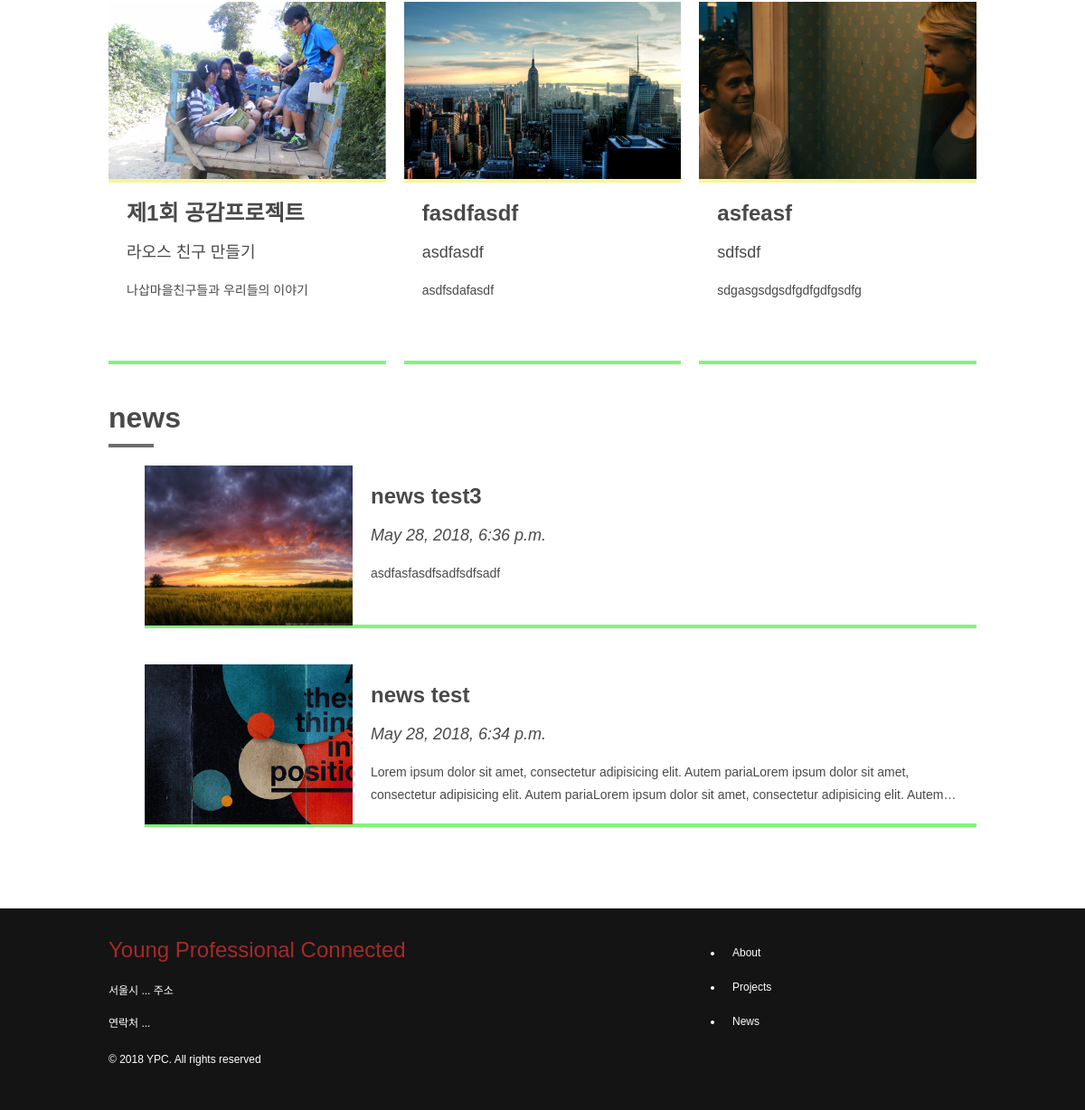
Before: / (lower part) with the older database file.
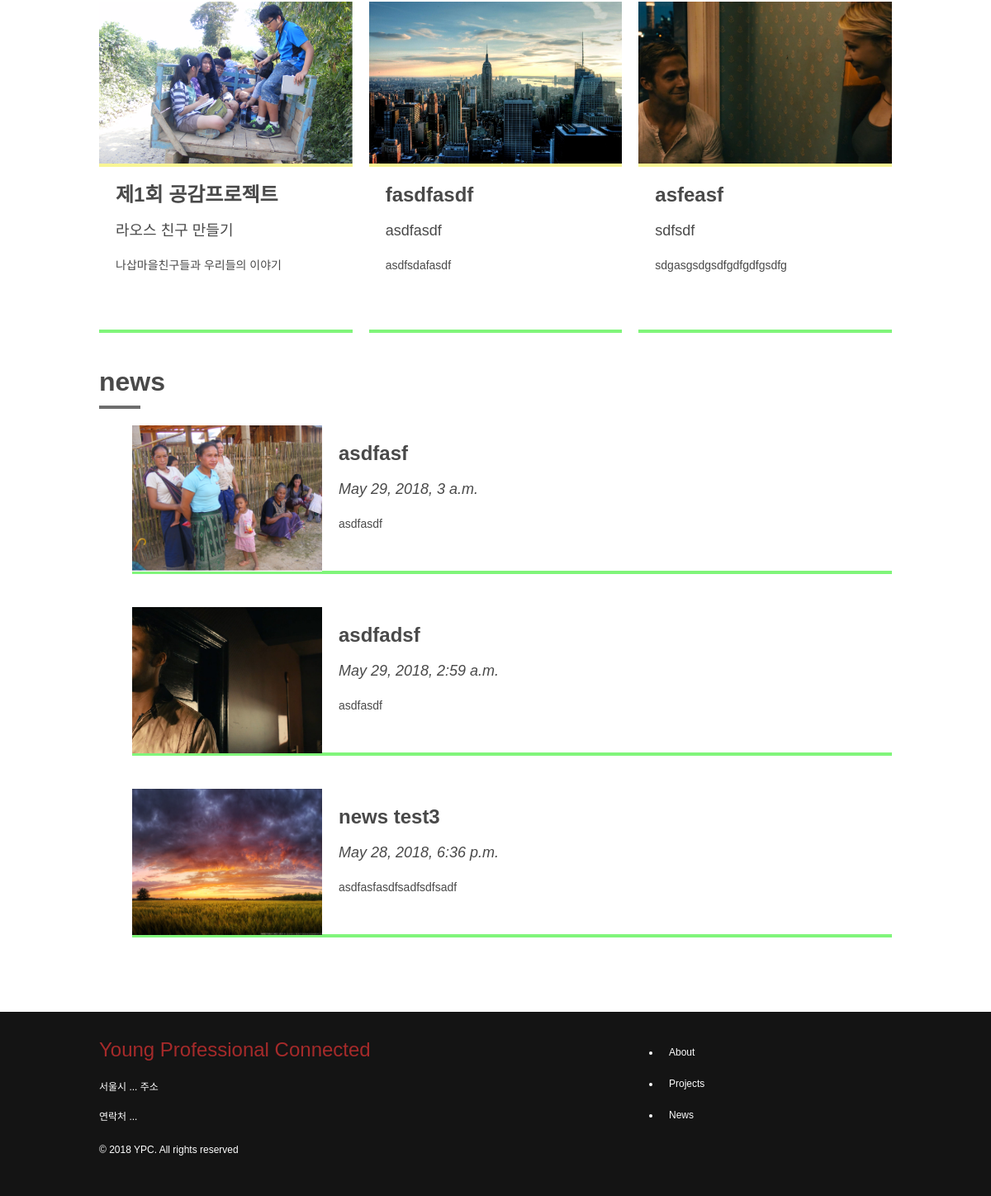
After: the same page with the newer database file.
### projects/models.py (models this page shows, shortened)
class Project(models.Model):
    author = models.ForeignKey('auth.User', on_delete=models.CASCADE)
    title = models.CharField(max_length=20)
    team_name = models.CharField(max_length=20)
    description = models.TextField(null=True)
    text = models.TextField()
    cover_image = models.ImageField(null=True, upload_to="projects")
    created_date = models.DateTimeField(default=timezone.now)
    published_date = models.DateTimeField(blank=True, null=True)

### news/models.py (models this page shows, shortened)
class News(models.Model):
    author = models.ForeignKey('auth.User', on_delete=models.CASCADE)
    title = models.CharField(max_length=20)
    description = models.TextField(null=True)
    text = models.TextField()
    cover_image = models.ImageField(null=True, upload_to="news")
    created_date = models.DateTimeField(default=timezone.now)
    published_date = models.DateTimeField(blank=True, null=True)

### ypc/views.py (the view)
# urls.py: path('', views.index, name='index'),
def index(request) :
	projects = Project.objects.filter(published_date__lte=timezone.now()).order_by('-published_date')[:3]
	news = News.objects.filter(published_date__lte=timezone.now()).order_by('-published_date')[:3]
	return render(request, 'index.html', {'projects': projects, 'news': news})

### templates/index.html (shortened to what this page needs)
{% extends 'base.html' %}
{% block content %}
    <div class="container">
        <div class="content">
            <div class="content-item">
                <div class="project-list">
					{% for project in projects %}
		                <a href="{% url 'projects:project_detail' pk=project.pk %}">
		                    <div class="project-item">
		                        <div class="item-img-box">
		                            <div class="prj-img"
										style="background: url({{ project.cover_image.url }} ); background-size: cover; background-position: center;"></div>
		                        </div>
		                        <div class="item-description">
		                            <h3>{{ project.title }}</h3>
		                            <h5>{{ project.team_name }} </h5>
		                            <p>{{ project.description|linebreaksbr }}</p>
		                        </div>
		                    </div>
		                </a>
	                {% endfor %}
                </div>
            </div>
            <div class="content-item">
                <h1>news</h1>
                <div class="news-list">
                <ul>
					{% for news_item in news %}
	                    <a href="{% url 'news:news_detail' pk=news_item.pk %}"><li class="news-item">
	                        <div class="item-img-box">
								<div class="news-img"
									style="background: url({{ news_item.cover_image.url }} ); background-size: cover; background-position: center;"></div>
	                        </div>
	                        <div class="item-description">
	                            <h3>{{ news_item.title }}</h3>
	                            <h5>{{ news_item.published_date }}</h5>
	                            <p>{{ news_item.description|linebreaksbr }}</p>
	                        </div>
	                    </li></a>
                    {% endfor %}
                </ul>
            </div>
            </div>
        </div>
    </div>
{% endblock %}

Changed rows visible on the page:
no longer on this page (row unchanged): News: cover_image (picture), title "news test", published_date "May 28, 2018, 6:34 p.m.", description "Lorem ipsum dolor sit amet, consectetur adipisicing elit. Autem pariaLorem ipsum dolor sit amet, consectetur adipisicing elit. Autem pariaLorem ipsum dolor sit amet, consectetur adipisicing elit.…"
added News: cover_image (picture), title "asdfasf", published_date "May 29, 2018, 3 a.m.", description "asdfasdf"
added News: cover_image (picture), title "asdfadsf", published_date "May 29, 2018, 2:59 a.m.", description "asdfasdf"
